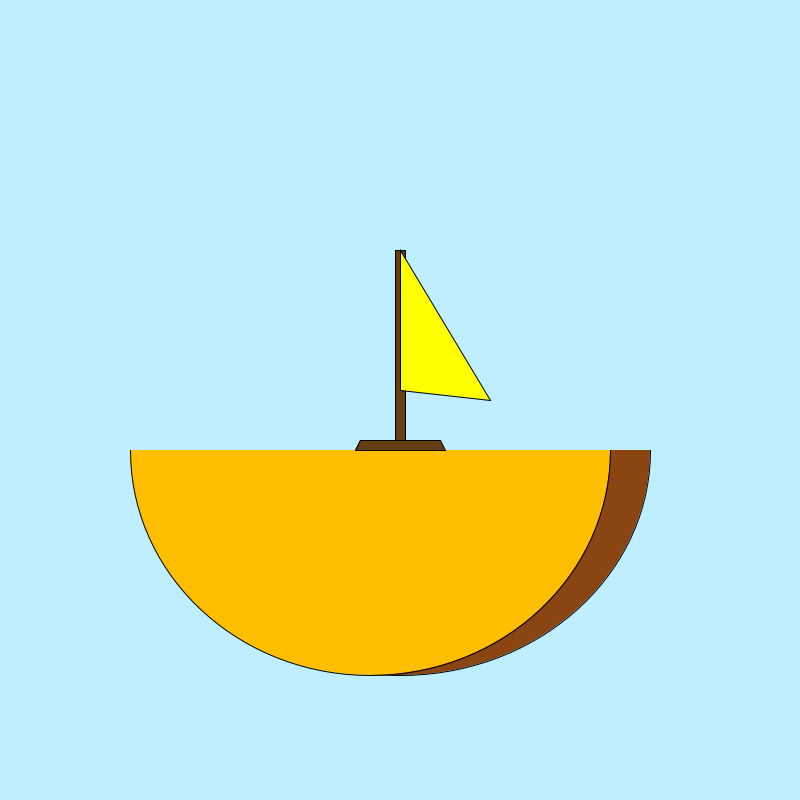
Frame 1 (no input)
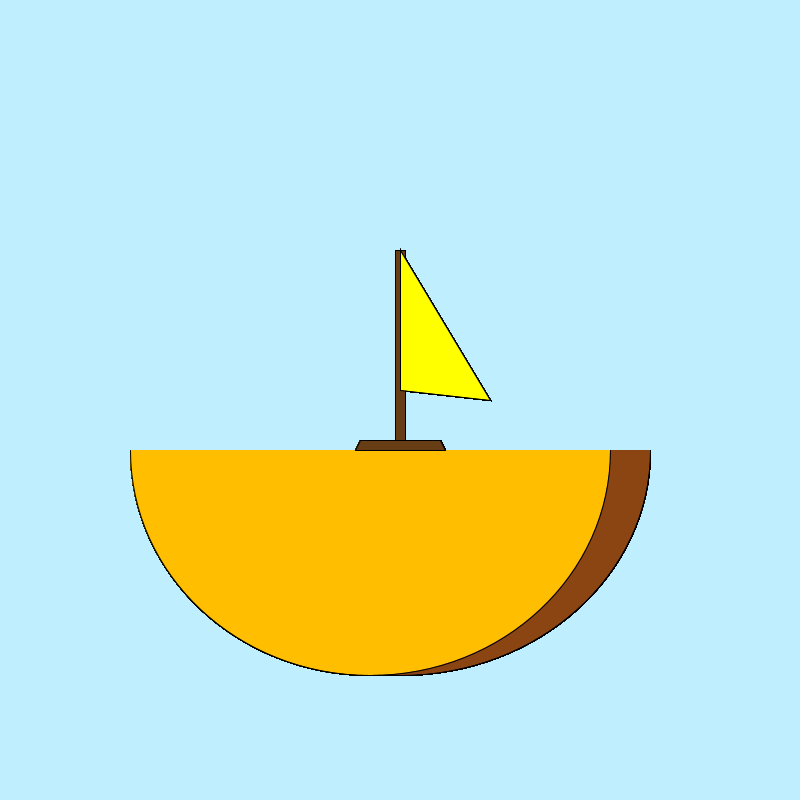
Frame 60 (the mouse pressed at the canvas centre just before this capture)
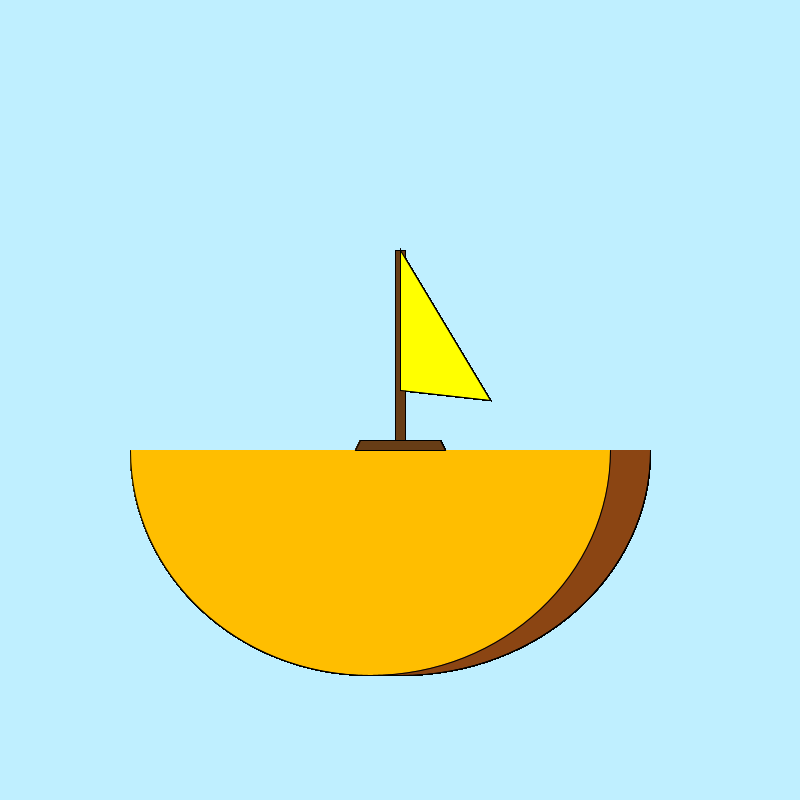
Frame 120 (the mouse held since frame 60 and released just before this capture)

The Processing sketch that drew these frames (run headless with seeded random() and noise(); from frame 60 on, the mouse is pressed at the canvas centre):

// Processing sketch: processing_38937
// ── processing_38937.pde

int x ;
int y;
int w;
int h;
int skiffX;
int skiffY;
int skiffW;
int skiffH;
int skiffStart;
int skiffEnd;
 
void setup() {
  size(800,800);
  background(191,239,255);
  smooth();
  x = 600;
  y = 500;
  w = 45;
  h = 120;
  skiffX = 400;
  skiffY = 450;
  skiffW = skiffX;
}
 
void draw() {
// background(191,239,255);
 
  //draw base
  fill(139,69,19);
  beginShape();
  vertex(skiffX,skiffY);
  arc(skiffX,skiffY,skiffW+100,skiffY,0,PI);
  endShape(CLOSE);
  fill(255,190,0);
  beginShape();
  vertex(skiffX+10,skiffY+10);
  arc(skiffX-30,skiffY,skiffW+80,skiffY,0,PI);
  endShape(CLOSE);
 
  //draw mast
  fill(103,61,22);
  rect(skiffX-5,skiffY-200,10,200);
  fill(103,61,22);
  quad(skiffX-45, skiffY,skiffX+45,skiffY,skiffX+40,skiffY-10,skiffX-40,skiffY-10);
 
  //draw sail
 
 fill(255,255,0);
 triangle(skiffX,skiffY-60,skiffX+90,skiffY-50,skiffX,skiffY-200);
 
}
